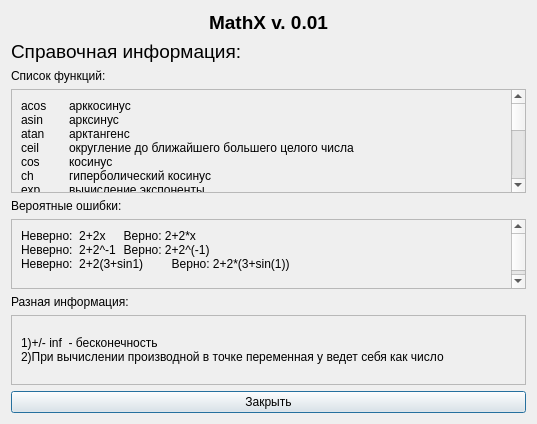
<?xml version="1.0" encoding="UTF-8"?>
<ui version="4.0">
 <class>Spravka</class>
 <widget class="QDialog" name="Spravka">
  <property name="geometry">
   <rect>
    <x>0</x>
    <y>0</y>
    <width>537</width>
    <height>424</height>
   </rect>
  </property>
  <property name="windowTitle">
   <string>Dialog</string>
  </property>
  <layout class="QGridLayout" name="gridLayout">
   <item row="0" column="0">
    <layout class="QVBoxLayout" name="verticalLayout">
     <item>
      <widget class="QLabel" name="label_1">
       <property name="enabled">
        <bool>true</bool>
       </property>
       <property name="font">
        <font>
         <pointsize>14</pointsize>
         <weight>75</weight>
         <bold>true</bold>
        </font>
       </property>
       <property name="text">
        <string>MathX v. 0.01</string>
       </property>
       <property name="textFormat">
        <enum>Qt::AutoText</enum>
       </property>
       <property name="alignment">
        <set>Qt::AlignHCenter|Qt::AlignTop</set>
       </property>
      </widget>
     </item>
     <item>
      <widget class="QLabel" name="label">
       <property name="font">
        <font>
         <pointsize>14</pointsize>
        </font>
       </property>
       <property name="text">
        <string>Справочная информация:</string>
       </property>
      </widget>
     </item>
    </layout>
   </item>
   <item row="1" column="0">
    <widget class="QLabel" name="label_2">
     <property name="text">
      <string>Список функций:</string>
     </property>
    </widget>
   </item>
   <item row="2" column="0">
    <widget class="QScrollArea" name="scrollArea">
     <property name="widgetResizable">
      <bool>true</bool>
     </property>
     <widget class="QWidget" name="scrollAreaWidgetContents">
      <property name="geometry">
       <rect>
        <x>0</x>
        <y>0</y>
        <width>599</width>
        <height>375</height>
       </rect>
      </property>
      <layout class="QVBoxLayout" name="verticalLayout_2">
       <item>
        <widget class="QLabel" name="label_3">
         <property name="text">
          <string>acos 	арккосинус
asin 	арксинус
atan 	арктангенс	
ceil 	округление до ближайшего большего целого числа
cos 	косинус
ch 	гиперболический косинус
exp 	вычисление экспоненты
fabs 	абсолютная величина (числа с плавающей точкой)
floor 	округление до ближайшего меньшего целого числа
fmod 	вычисление остатка от деления нацело для чисел с плавающей точкой
ctg  котангенс 
actg аркккотангенс 
ln 	натуральный логарифм
log 	логарифм по основанию 10
cth арккотангенис 
pow(x,y) 	результат возведения x в степень y, xy
sin 	синус
sh 	гиперболический синус
sqrt 	квадратный корень
tan 	тангенс
th 	гиперболический тангенс</string>
         </property>
        </widget>
       </item>
      </layout>
     </widget>
    </widget>
   </item>
   <item row="3" column="0">
    <widget class="QLabel" name="label_4">
     <property name="text">
      <string>Вероятные ошибки:</string>
     </property>
    </widget>
   </item>
   <item row="4" column="0">
    <widget class="QScrollArea" name="scrollArea_2">
     <property name="widgetResizable">
      <bool>true</bool>
     </property>
     <widget class="QWidget" name="scrollAreaWidgetContents_2">
      <property name="geometry">
       <rect>
        <x>0</x>
        <y>0</y>
        <width>501</width>
        <height>86</height>
       </rect>
      </property>
      <layout class="QVBoxLayout" name="verticalLayout_3">
       <item>
        <widget class="QLabel" name="label_5">
         <property name="text">
          <string>Неверно:  2+2x 	  Верно: 2+2*x
Неверно:  2+2^-1	  Верно: 2+2^(-1)
Неверно:  2+2(3+sin1) 	  Верно: 2+2*(3+sin(1))
</string>
         </property>
        </widget>
       </item>
      </layout>
     </widget>
    </widget>
   </item>
   <item row="6" column="0">
    <widget class="QScrollArea" name="scrollArea_3">
     <property name="widgetResizable">
      <bool>true</bool>
     </property>
     <widget class="QWidget" name="scrollAreaWidgetContents_3">
      <property name="geometry">
       <rect>
        <x>0</x>
        <y>0</y>
        <width>550</width>
        <height>60</height>
       </rect>
      </property>
      <layout class="QVBoxLayout" name="verticalLayout_4">
       <item>
        <widget class="QLabel" name="label_6">
         <property name="enabled">
          <bool>true</bool>
         </property>
         <property name="text">
          <string>1)+/- inf  - бесконечность
2)При вычислении производной в точке переменная y ведет себя как число</string>
         </property>
        </widget>
       </item>
      </layout>
     </widget>
    </widget>
   </item>
   <item row="7" column="0">
    <widget class="QPushButton" name="pushButton">
     <property name="text">
      <string>Закрыть</string>
     </property>
    </widget>
   </item>
   <item row="5" column="0">
    <widget class="QLabel" name="label_8">
     <property name="text">
      <string>Разная информация:</string>
     </property>
    </widget>
   </item>
  </layout>
 </widget>
 <resources/>
 <connections/>
</ui>
